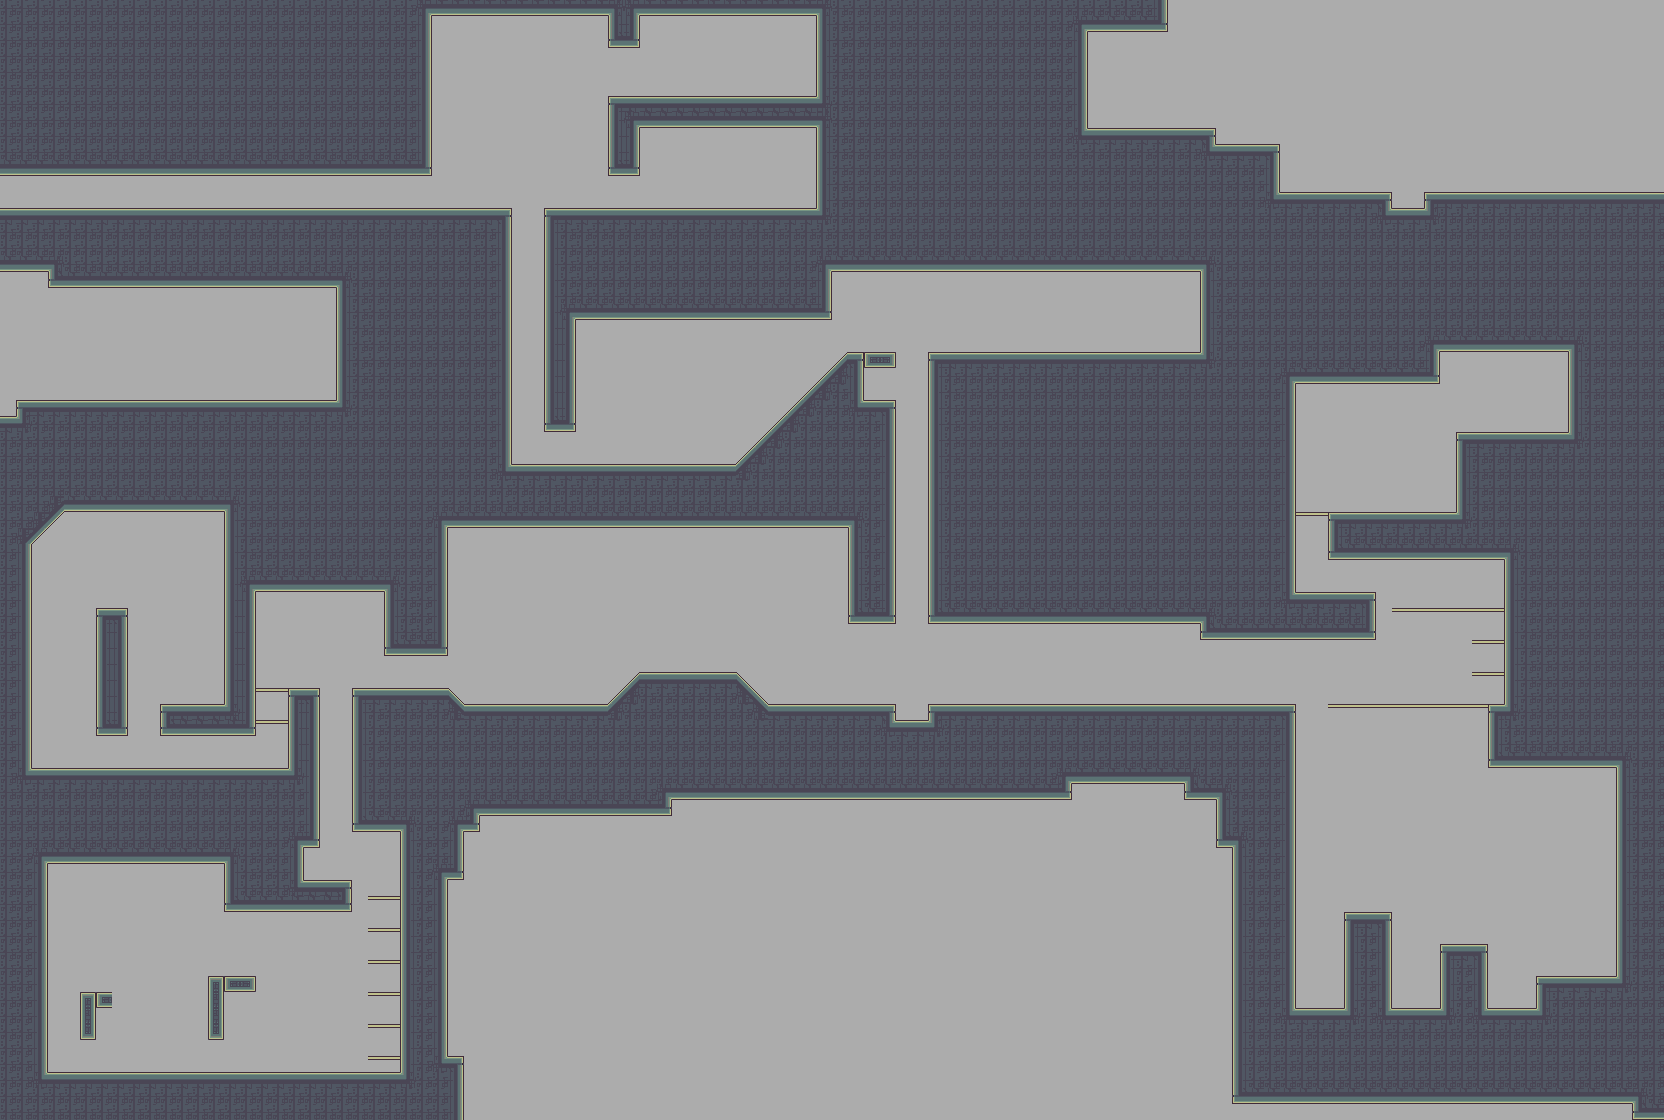

This game map was drawn from its Tiled (.tmx) file and the tilesets committed beside it. A one-line description and the trimmed map source follow:
An orthogonal 104x70 tile map with 16x16 px tiles, 1 tile layer (Tile Layer 1), 1 hidden layer not drawn.

<map version="1.0" orientation="orthogonal" renderorder="right-down" width="104" height="70" tilewidth="16" tileheight="16" backgroundcolor="#acacac" nextobjectid="1">
 <tileset firstgid="1" name="0_GAUNTLET_SHORE" tilewidth="16" tileheight="16" tilecount="600" columns="20">
  <image source="../../../tileset/0_GAUNTLET_SHORE.png" width="320" height="480" />
  <terraintypes>
   <terrain name="Basic" tile="-1" />
   <terrain name="Thin_V" tile="-1" />
   <terrain name="Thin_H" tile="-1" />
   <terrain name="Eraser" tile="-1" />
  </terraintypes>
  <tile id="8" terrain=",,,3" />
  <tile id="9" terrain=",,3,3" />
  <tile id="10" terrain=",,3," />
  <tile id="11" terrain="3,3,3," />
  <tile id="12" terrain="3,3,,3" />
  <tile id="28" terrain=",3,,3" />
  <tile id="29" terrain="3,3,3,3" />
  <tile id="30" terrain="3,,3," />
  <tile id="31" terrain="3,,3,3" />
  <tile id="32" terrain=",3,3,3" />
  <tile id="48" terrain=",3,," />
  <tile id="49" terrain="3,3,," />
  <tile id="50" terrain="3,,," />
  <tile id="80" terrain=",,,0" />
  <tile id="81" terrain=",,0,0" />
  <tile id="82" terrain=",,0," />
  <tile id="88" terrain=",,,1" />
  <tile id="89" terrain=",,1,1" />
  <tile id="90" terrain=",,1," />
  <tile id="92" terrain=",,,2" />
  <tile id="93" terrain=",,2,2" />
  <tile id="94" terrain=",,2," />
  <tile id="100" terrain=",0,,0" />
  <tile id="101" terrain="0,0,0,0" />
  <tile id="102" terrain="0,,0," />
  <tile id="105" terrain="0,0,0," />
  <tile id="106" terrain="0,0,,0" />
  <tile id="108" terrain=",1,,1" />
  <tile id="109" terrain="1,1,1,1" />
  <tile id="110" terrain="1,,1," />
  <tile id="112" terrain=",2,,2" />
  <tile id="113" terrain="2,2,2,2" />
  <tile id="114" terrain="2,,2," />
  <tile id="120" terrain=",0,," />
  <tile id="121" terrain="0,0,," />
  <tile id="122" terrain="0,,," />
  <tile id="125" terrain="0,,0,0" />
  <tile id="126" terrain=",0,0,0" />
  <tile id="128" terrain=",1,," />
  <tile id="129" terrain="1,1,," />
  <tile id="130" terrain="1,,," />
  <tile id="132" terrain=",2,," />
  <tile id="133" terrain="2,2,," />
  <tile id="134" terrain="2,,," />
 </tileset>
 <imagelayer name="Image Layer 1" visible="0">
  <image source="../../../../_noncrypt_assets/pngexports/SHORE_B.png" />
 </imagelayer>
 <layer name="Tile Layer 1" width="104" height="70">
  <data>[7280 cells, 3784 non-empty, 41 distinct tile ids]</data>
 </layer>
</map>
